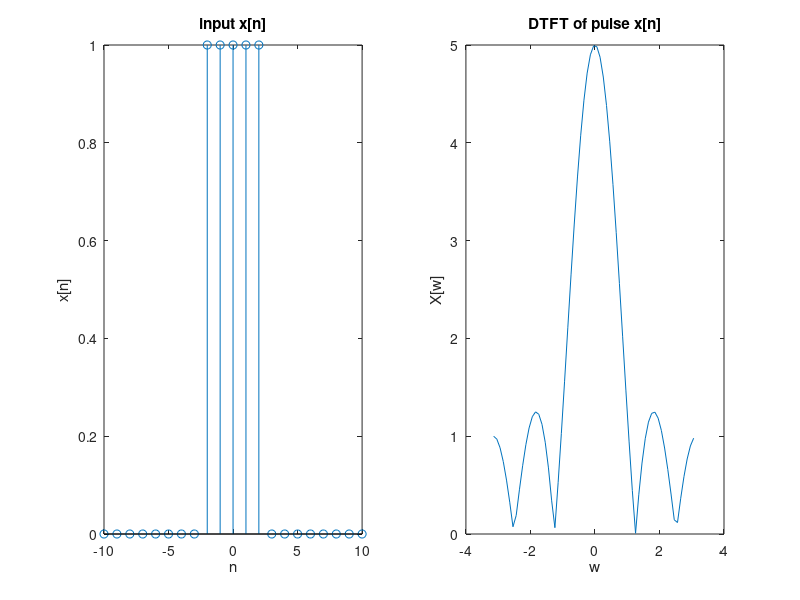

Write the MATLAB code that produced this figure.
% ELEC342 LAB2, Part I Question 1


clc;
clear;

n = [-10:10]
w = [-pi:0.1:pi]

x = zeros(1,21)
x(9:13) = 1;

w_array = 0;

for a = 1:length(w)
    sum = 0;
    
    for b = 1:length(n)
        sum = sum + (x(b) * exp(-(1i)*w(a)*n(b)))
    end
    
    w_array(a) = sum
end

mag_of_w_array = abs(w_array)

subplot(1,2,1)
stem(n,x)
xlabel(' n ')
ylabel(' x[n] ')
title (' input x[n] ')

subplot(1,2,2)
plot(w,mag_of_w_array)
xlabel(' w ')
ylabel(' X[w] ')
title(' DTFT of pulse x[n] ')


    
